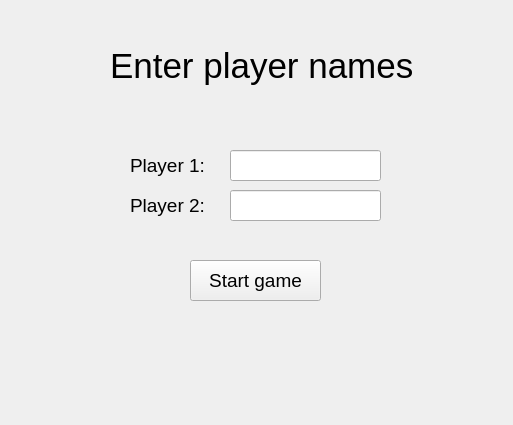
<?xml version="1.0" encoding="UTF-8"?>
<ui version="4.0">
 <class>Form</class>
 <widget class="QWidget" name="Form">
  <property name="geometry">
   <rect>
    <x>0</x>
    <y>0</y>
    <width>513</width>
    <height>425</height>
   </rect>
  </property>
  <property name="windowTitle">
   <string>Form</string>
  </property>
  <widget class="QLineEdit" name="lineEdit">
   <property name="geometry">
    <rect>
     <x>230</x>
     <y>150</y>
     <width>151</width>
     <height>31</height>
    </rect>
   </property>
   <property name="font">
    <font>
     <pointsize>14</pointsize>
    </font>
   </property>
   <property name="maxLength">
    <number>20</number>
   </property>
  </widget>
  <widget class="QLineEdit" name="lineEdit_2">
   <property name="geometry">
    <rect>
     <x>230</x>
     <y>190</y>
     <width>151</width>
     <height>31</height>
    </rect>
   </property>
   <property name="font">
    <font>
     <pointsize>14</pointsize>
    </font>
   </property>
   <property name="maxLength">
    <number>20</number>
   </property>
  </widget>
  <widget class="QLabel" name="label">
   <property name="geometry">
    <rect>
     <x>110</x>
     <y>40</y>
     <width>321</width>
     <height>51</height>
    </rect>
   </property>
   <property name="font">
    <font>
     <pointsize>26</pointsize>
    </font>
   </property>
   <property name="layoutDirection">
    <enum>Qt::LeftToRight</enum>
   </property>
   <property name="text">
    <string>Enter player names</string>
   </property>
  </widget>
  <widget class="QLabel" name="label_2">
   <property name="geometry">
    <rect>
     <x>130</x>
     <y>150</y>
     <width>81</width>
     <height>31</height>
    </rect>
   </property>
   <property name="font">
    <font>
     <pointsize>14</pointsize>
    </font>
   </property>
   <property name="text">
    <string>Player 1:</string>
   </property>
  </widget>
  <widget class="QLabel" name="label_3">
   <property name="geometry">
    <rect>
     <x>130</x>
     <y>190</y>
     <width>81</width>
     <height>31</height>
    </rect>
   </property>
   <property name="font">
    <font>
     <pointsize>14</pointsize>
    </font>
   </property>
   <property name="text">
    <string>Player 2:</string>
   </property>
  </widget>
  <widget class="QPushButton" name="pushButton">
   <property name="geometry">
    <rect>
     <x>190</x>
     <y>260</y>
     <width>131</width>
     <height>41</height>
    </rect>
   </property>
   <property name="font">
    <font>
     <pointsize>14</pointsize>
    </font>
   </property>
   <property name="text">
    <string>Start game</string>
   </property>
  </widget>
 </widget>
 <resources/>
 <connections/>
</ui>
